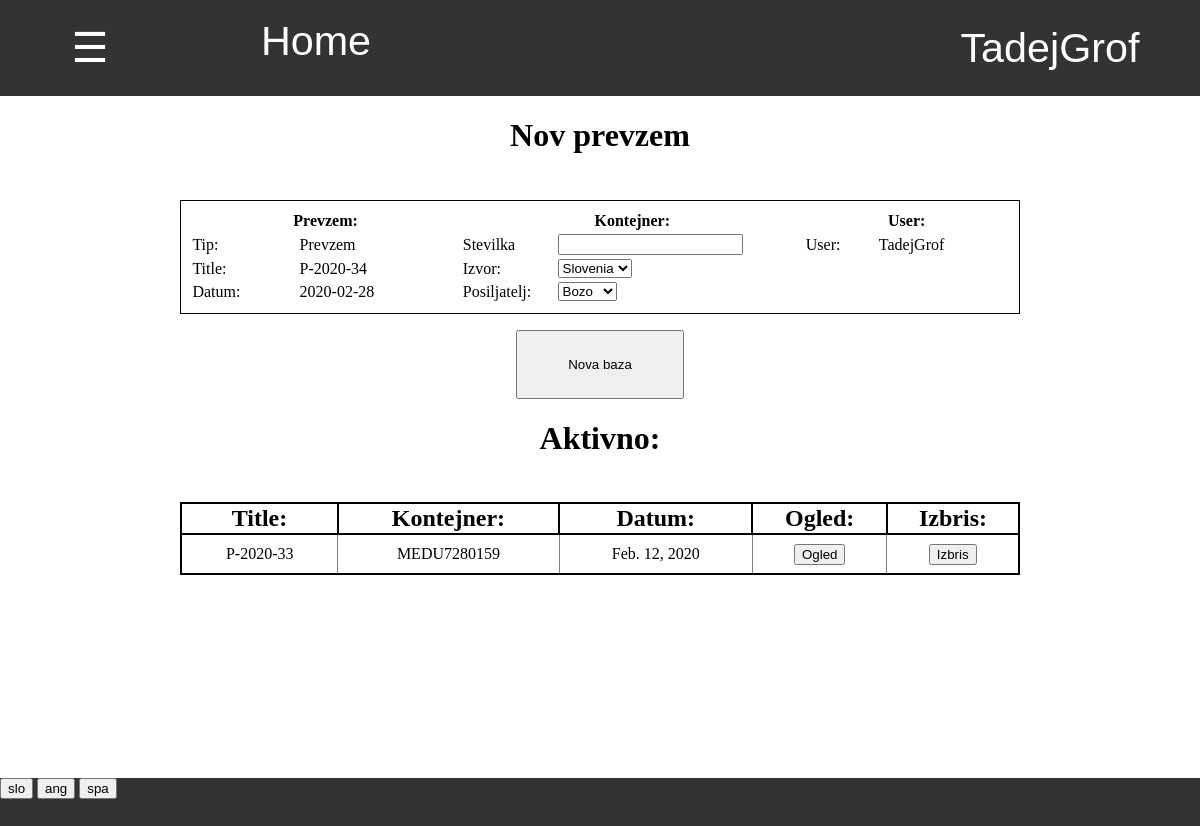
/zaloga/1/prevzem/ (signed in), run on an earlier commit of the app's database.
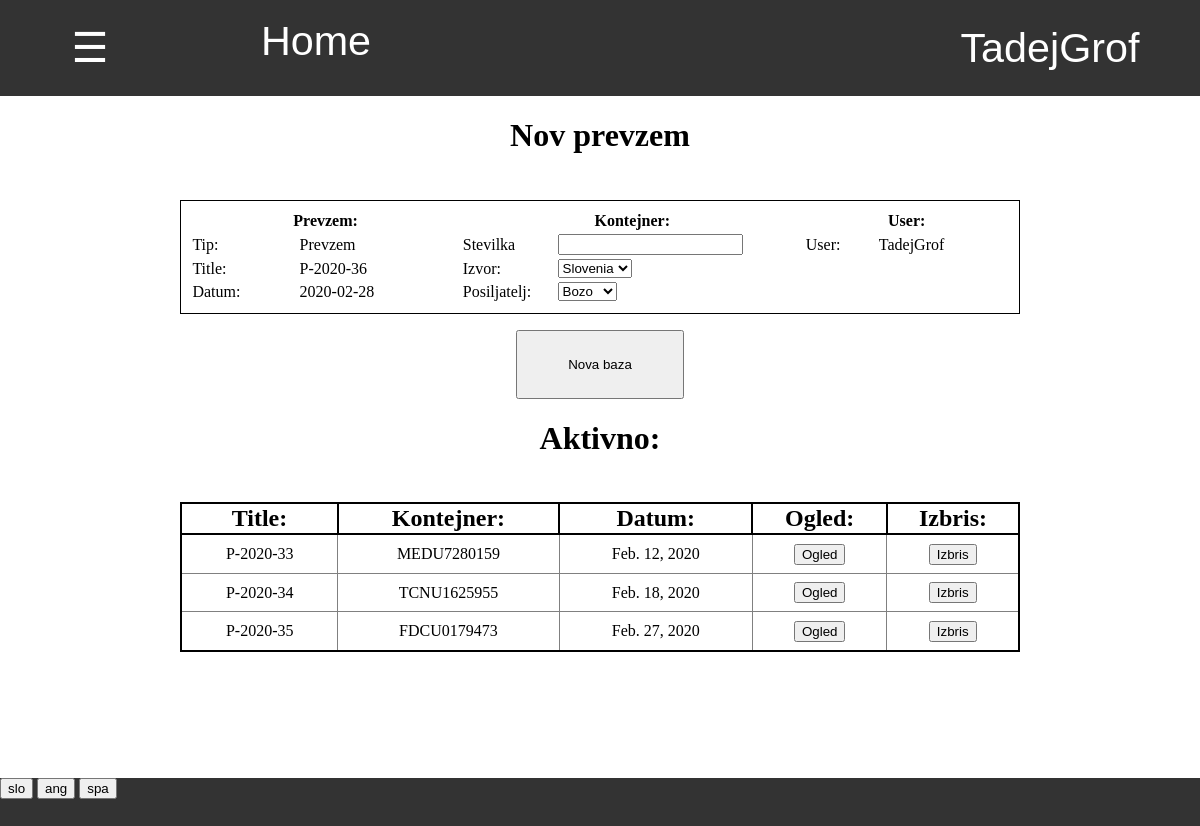
And on a later commit of the database.
### program/models.py (models this page shows, shortened)
class Profil(models.Model):
    user = models.OneToOneField(User,on_delete=models.CASCADE)
    jezik =  models.CharField(default="spa",max_length=3, choices=JEZIKI)
    stranka = models.OneToOneField(Stranka, on_delete=models.CASCADE, default=None, null=True, blank=True)

class Program(models.Model):
    stevilo_prevzemov = models.IntegerField(default = 0)
    stevilo_odpisov = models.IntegerField(default = 0)
    stevilo_faktur = models.IntegerField(default = 0)
    stevilo_racunov = models.IntegerField(default = 0)
    stevilo_inventur = models.IntegerField(default = 0)
    def naslednji_prevzem(self,delaj=False):
        if delaj:
            self.stevilo_prevzemov += 1
            self.save()
            return 'P-2020-' + str(self.stevilo_prevzemov)
        else:
            return 'P-2020-' + str(self.stevilo_prevzemov + 1)
    @property
    def vrni_jezike(self):
        return JEZIKI

### zaloga/models.py (models this page shows, shortened)
class Zaloga(models.Model):
    title = models.CharField(default="skladisce", max_length=20)
    tipi_prodaje = models.CharField(default='["vele_prodaja"]', max_length=50)
    tipi_sestavine = models.CharField(default='["Y","W","JP","JP50","JP70"]', max_length=50)
    @property
    def danes(self):
        return datetime.today().strftime('%Y-%m-%d')
    @property
    def drzave(self):
        return DRZAVE
    @property
    def posiljatelji(self):
        return POSILJATELJI

class Baza(models.Model):
    author = models.ForeignKey(User,default=1, on_delete=models.CASCADE)
    title = models.CharField(default="",max_length=15)
    datum = models.DateField(default=timezone.now)
    zaloga = models.ForeignKey(Zaloga, default=1 ,on_delete=models.CASCADE)
    status = models.CharField(default="aktivno",max_length=10)
    sprememba_zaloge = models.IntegerField(default = -1)
    tip = models.CharField(default="prevzem",max_length=20, choices=TIPI_BAZE)
    kontejner = models.OneToOneField(Kontejner,null=True,default=None,blank=True, on_delete=models.CASCADE)
    popust = models.IntegerField(default = None, null=True, blank=True)
    stranka = models.ForeignKey(Stranka, on_delete=models.CASCADE, default=None, null=True, blank=True)
    cas = models.TimeField(default=None,null=True,blank=True)
    dnevna_prodaja = models.ForeignKey(Dnevna_prodaja, on_delete=models.CASCADE, default=None, null=True, blank=True)
    prevoz = models.DecimalField(default=None,null=True,blank=True,max_digits=5, decimal_places=2)

class Kontejner(models.Model):
    stevilka = models.CharField(default="", max_length=20)
    posiljatelj = models.CharField(default="", max_length=20, choices=POSILJATELJI)
    drzava = models.CharField(default="", max_length=20, choices=DRZAVE)

### zaloga/views.py (the view)
# urls.py: path('', views.baze , name='baze'),
@login_required
def baze(request,zaloga,tip_baze):
    if request.method == "GET":
        zaloga = Zaloga.objects.get(pk = zaloga)
        baze = Baza.objects.filter(zaloga = zaloga, tip=tip_baze,status='aktivno')
        stranke = Stranka.objects.all().order_by('stevilo_kupljenih').values('pk','naziv')
        return pokazi_stran(request, 'zaloga/aktivne_baze.html', {'zaloga': zaloga, 'tip': tip_baze, 'baze':baze,'stranke':stranke})

### request_funkcije.py (called while the page is built)
def vrni_slovar(request):
    with open('slovar.json') as dat:
        slovar = json.load(dat)
    return slovar

def pokazi_stran(request, html, baze={}):
    je_stranka = False
    program = Program.objects.first()
    zaloga = Zaloga.objects.first()
    if request.user.profil.stranka != None:
        je_stranka = True
    slovar = {'je_stranka':je_stranka,'program':program,'slovar':vrni_slovar(request),'jezik':request.user.profil.jezik}
    slovar.update(baze)
    if not 'zaloga' in baze:
        slovar.update({'zaloga':zaloga})
    slovar.update({'zaloga_pk':slovar['zaloga'].pk})
    return render(request, html, slovar)

### zaloga/templatetags/zaloga_exstras.py (called while the page is built)
@register.filter
def keyvalue(dict, key):
    return dict[key]

### zaloga/templates/zaloga/aktivne_baze.html (shortened to what this page needs)
{% extends 'program/base.html' %}
{% load zaloga_exstras %}
{% block content %}
<h1>
{% if tip == "prevzem" %}
    {{slovar|keyvalue:'Nov prevzem'|keyvalue:jezik}}
{% elif tip == "odpis" %}
    {{slovar|keyvalue:'Nov odpis'|keyvalue:jezik}}
{% elif tip == "inventura" %}
    {{slovar|keyvalue:'Nova inventura'|keyvalue:jezik}}
{% elif tip == "vele_prodaja" %}
    {{slovar|keyvalue:'Nova vele prodaja'|keyvalue:jezik}}
{% endif %}
</h1>
<div class="okno">
    {% if tip == "prevzem" %}
        <table style="padding:1%;border:1px solid black"class="tabela_podatkov">
            <tr>
                <th width="33%" colspan="2"> {{slovar|keyvalue:'Prevzem'|keyvalue:jezik}}:</th>
                <th width="42%" colspan="2">{{slovar|keyvalue:'Kontejner'|keyvalue:jezik}}:</th>
                <th width="25%" colspan="2"> User: </th>
            </tr>
            <tr>
                <td> {{slovar|keyvalue:'Tip'|keyvalue:jezik}}: </td>
                <td> {{slovar|keyvalue:'Prevzem'|keyvalue:jezik}} </td>
                <td> {{slovar|keyvalue:'Stevilka'|keyvalue:jezik}} </td>
                <td> <input form="nova_baza" name="stevilka" type="text" required autocomplete="off"> </td>
                <td> User: </td>
                <td> {{user.username}} </td>
            </tr>
            <tr>
                <td> {{slovar|keyvalue:'Title'|keyvalue:jezik}}: </td>
                <td> {{program.naslednji_prevzem}} </td>
                <td> {{slovar|keyvalue:'Izvor'|keyvalue:jezik}}: </td>
                <td>
                    <select form="nova_baza" name="drzava">
                        {% for drzava in zaloga.drzave %}
                            <option value="{{drzava.0}}"> {{drzava.1}} </option>
                        {% endfor %}
                    </select>
                </td>
            </tr>
            <tr>
                <td> {{slovar|keyvalue:'Datum'|keyvalue:jezik}}: </td>
                <td> {{zaloga.danes}} </td>
                <td> {{slovar|keyvalue:'Posiljatelj'|keyvalue:jezik}}: </td>
                <td>
                    <select form="nova_baza" name="posiljatelj">
                        {% for posiljatelj in zaloga.posiljatelji %}
                            <option value="{{posiljatelj.0}}"> {{posiljatelj.1}} </option>
                        {% endfor %}
                    </select>
                </td>
            </tr>
        </table>
    {% endif %}
    <form id="nova_baza" action="{% url 'nova_baza' zaloga_pk tip %}" method="POST">
        <input type="submit" value="{{slovar|keyvalue:'Nova baza'|keyvalue:jezik}}">
    </form>
</div>
<h1>
    {{slovar|keyvalue:'Aktivno'|keyvalue:jezik}}:
</h1>
{% if baze.count == 0 %}
    <h2>
        {{slovar|keyvalue:'Ni aktivnih baz'|keyvalue:jezik}}
    </h2>
{% else %}
    <div style="width:70%;display:inline-block;margin-top:2%" >
        <table class="tabela_vnosov">
            <tr class="header">
                <th> {{slovar|keyvalue:'Title'|keyvalue:jezik}}: </th>
                {% if tip == "vele_prodaja" %}
                <th> {{slovar|keyvalue:'Stranka'|keyvalue:jezik}}: </th>
                {% elif tip == "prevzem" %}
                <th> {{slovar|keyvalue:'Kontejner'|keyvalue:jezik}}: </th>
                {% endif %}
                <th> {{slovar|keyvalue:'Datum'|keyvalue:jezik}}: </th>
                <th> {{slovar|keyvalue:'Ogled'|keyvalue:jezik}}: </th>
                <th> {{slovar|keyvalue:'Izbris'|keyvalue:jezik}}: </th>
            </tr>
            {% for baza in baze %}
            <tr>
                <td> {{baza.title}} </td>
                {% if tip == "vele_prodaja" %}
                <td> {{baza.stranka}} </td>
                {% elif tip == "prevzem" %}
                <td> {{baza.kontejner.stevilka}} </td>
                {% endif %}
                <td> {{baza.datum}} </td>
                <td class="ogled">
                    <form action="{% url 'baza' zaloga_pk tip baza.pk %}" method="GET">
                        <input type="submit" value="{{slovar|keyvalue:'Ogled'|keyvalue:jezik}}">
                    </form>
                </td>
                <td class="izbris">
                    <form action="{% url 'izbris_baze' zaloga_pk baza.tip baza.pk %}" onsubmit="return Confirm()" method="POST">
                        <input type="submit" value="{{slovar|keyvalue:'Izbris'|keyvalue:jezik}}">
                    </form>
                </td>
            </tr>
            {% endfor %}
        </table>
    </div>
{% endif %}
{% endblock %}

### program/templates/program/base.html (shortened to what this page needs)
{% load staticfiles %}
{% load zaloga_exstras %}
<html>
    <head>
        <link rel="stylesheet" href="{% static 'css/footer.css' %}">
        <link rel="stylesheet" href="{% static 'css/osnovno.css' %}">
    </head>
    <body>
        {% include "css/navbar.html" %}
        <div id="body" style=";width:100%;height:85.2%;vertical-align:top;text-align:center;overflow:auto">
            {% block content %}
            {% endblock %}
        </div>
        <div class="footer">
            {% for jezik in program.vrni_jezike %}
                <form style="display:inline-block" action="{% url 'spremeni_jezik' %}" method="POST">
                    <input type="submit" value="{{jezik.0}}">
                </form>
            {% endfor %}
        </div>
    </body>
</html>

### program/templates/css/navbar.html (shortened to what this page needs)
{% load zaloga_exstras %}
<div id="navbar" class="navbar">
    {% if je_stranka %}
        <div style="display:inline-block;width:28%"><a href="{% url 'stranka_pregled_narocil' %}" style="width:100%"> Pregled narocil </a></div>
        <div style="display:inline-block;width:22%"><a href="{% url 'stranka_zgodovina' %}" style="width:100%"> Zgodovina </a></div>
        <a style="width:15%" href="/">Home</a>
    {% else %}
        <button onclick="odpri()" class="nav" style="width:15%"> ☰ </button>
        <a style="width:20%" href="/">Home</a>
    {% endif %}
    <div class="racun dropdown" id="racun">
        <button class="dropbtn" >{{ user.get_username }}
        </button>
    </div>
</div>

### program/static/css/footer.css (style rules this page uses)
div.footer { display:block; width:100%; height:6%; background:#333; }
div { margin: 0%; padding: 0%; }
div input { margin: 0%; }
div form { margin:0%; padding: 0% }

### program/templates/program/base.html (style rules this page uses)
body { margin: 0%; padding: 0%; overflow:hidden; }
div { margin: 0%; padding: 0%; }

### program/templates/css/tabele.html (style rules this page uses)
table.tabela_vnosov { width:100%; border-spacing:0; border: 2px solid black; border-collapse: collapse; padding:0.5% }
table.tabela_vnosov th { border: 2px solid black; border-collapse: collapse; font-size: 150%; }
table.tabela_vnosov td { font-size: 100%; text-align: center; border: 1px solid grey; padding: 1vmin; border-collapse: collapse; }
table.tabela_podatkov { width:100%; margin-bottom:1%; }

### program/templates/css/navbar.html (style rules this page uses)
.navbar { overflow: hidden; background-color: #333; font-family: Arial; height:12% }
.navbar a { float: left; font-size: 5vmin; color: white; text-align: center; padding: 18px 16px; text-decoration:none; height:100%; }
.navbar .dropdown, .nav { float: left; height:100%; width:100%; margin:0; overflow:hidden; }
.navbar .dropdown .dropbtn, .nav { font-size: 5vmin; border: none; outline: none; color: white; padding: 12px 16px; width:100%; height:100%; background-color: inherit; font-family: inherit; margin: 0; }
.navbar .racun { float:right; width:300px; overflow:hidden }

### zaloga/templates/zaloga/aktivne_baze.html (style rules this page uses)
div.okno { margin-top:2%; display:inline-block; width:70%; font-size:5vh; text-align:center; }
div.okno form input[type=submit] { display:block; width:20%; height:10%; position:relative; left:40%; margin-top:2%; }

What changed in the data, as far as the page shows it:
changed Program: naslednji_prevzem "P-2020-34" → "P-2020-36"
now on this page (row edited): Baza: title "P-2020-34", kontejner.stevilka "TCNU1625955", datum "Feb. 18, 2020", {{ slovar|keyvalue:'Ogled'|keyvalue:jezik }} "Ogled", {{ slovar|keyvalue:'Izbris'|keyvalue:jezik }} "Izbris"
added Baza: title "P-2020-35", kontejner.stevilka "FDCU0179473", datum "Feb. 27, 2020", {{ slovar|keyvalue:'Ogled'|keyvalue:jezik }} "Ogled", {{ slovar|keyvalue:'Izbris'|keyvalue:jezik }} "Izbris"
